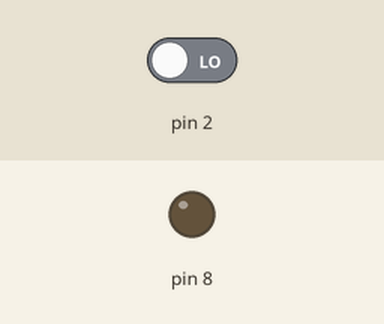
Bench run of a sketch on a simulated Arduino Uno, built with avr-gcc and run on an emulated ATmega328P. Shown: output pins drawn as LEDs (lit = HIGH). The inputs (shaded band) are chosen by the test bench; at power-on: pin 2 LOW. What the sketch prints to the serial monitor is not drawn.

Above: at 4.2 s.
4.3 s: pin 2 driven HIGH
At 5.7 s:
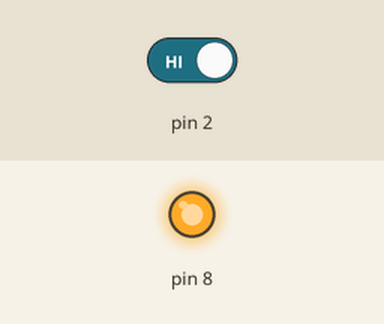
6.3 s: pin 2 driven LOW
At 6.8 s:
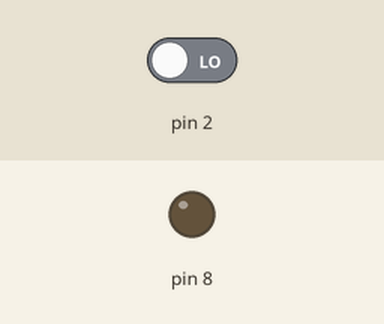
Timing chart, 0 to 9.3 s (numbered marks = the images above; inputs shaded):
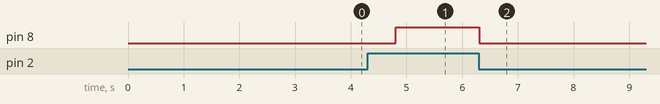

The sketch:

smart_glasses.ino
```cpp
/*
 * smart_glasses.ino
 * ─────────────────
 * Module  : Smart Glasses (Driver Drowsiness Detection)
 * Sensor  : IR Sensor
 * Action  : If eyes stay closed beyond BLINK_THRESHOLD_MS,
 *           trigger buzzer AND send SMS to driver's phone.
 *
 * Updates:
 *   v2 — Added watchdog timer (WDTO_8S)
 *
 * Wiring:
 *   IR Sensor VCC  → 5V
 *   IR Sensor GND  → GND
 *   IR Sensor OUT  → Pin 2  (GLASSES_IR_SENSOR_PIN)
 *   Buzzer +       → Pin 8  (GLASSES_BUZZER_PIN)
 *   GSM TX         → Pin 11 (GLASSES_GSM_RX_PIN)
 *   GSM RX         → Pin 10 (GLASSES_GSM_TX_PIN)
 */

#include <avr/wdt.h>          /* Watchdog timer library — built into Arduino */
#include <SoftwareSerial.h>
#include "../shared/config.h"
#include "../shared/gsm_helper.h"

/* ── GSM Module Setup ─────────────────────────────────────────────────── */
SoftwareSerial gsm(GLASSES_GSM_RX_PIN, GLASSES_GSM_TX_PIN);

/* ── State Variables ──────────────────────────────────────────────────── */
unsigned long eye_closed_start = 0;
bool          eye_was_closed   = false;
bool          alert_sent        = false;
unsigned long last_sms_time     = 0;  /* Timestamp of last SMS sent */
int sensor_baseline = 0;  /* Calibrated baseline reading at startup */
int           drowsy_count      = 0;  /* How many drowsy events so far     */
unsigned long first_drowsy_time = 0;  /* Timestamp of first drowsy event   */

/* ═══════════════════════════════════════════════════════════════════════ */
void setup(void)
{
    /*
     * IMPORTANT: Disable watchdog first thing in setup.
     * Why: If Arduino rebooted BECAUSE of a watchdog timeout,
     * the watchdog stays active after reboot with a very short
     * timeout. Disabling it first prevents a reboot loop.
     */
    wdt_disable();

    pinMode(GLASSES_IR_SENSOR_PIN, INPUT);
    pinMode(GLASSES_BUZZER_PIN,    OUTPUT);
    digitalWrite(GLASSES_BUZZER_PIN, LOW);

    Serial.begin(9600);
    gsm.begin(9600);

    delay(2000);  /* Give GSM module time to boot */
    Serial.println("Smart Glasses: Ready");

    sensor_baseline = calibrate_sensor();
    /* Enable watchdog AFTER setup is complete.
     * WDTO_8S = reset if code freezes for 8 seconds.
     * Set it here, not before delay(2000), otherwise
     * the 2 second boot delay could trigger a reset.
     */
    wdt_enable(WDTO_8S);
}

/* ─────────────────────────────────────────────────────────────────────── */
/*  calibrate_sensor()                                                     */
/*  Takes 50 readings at startup with eyes OPEN and averages them.         */
/*  This becomes the baseline for "eye open" in current light conditions.  */
/* ─────────────────────────────────────────────────────────────────────── */
int calibrate_sensor(void)
{
    int total = 0;

    Serial.println("Calibrating IR sensor — keep eyes open...");

    for (int i = 0; i < CALIBRATION_SAMPLES; i++)
    {
        total += digitalRead(GLASSES_IR_SENSOR_PIN);
        delay(20);
    }

    int baseline = total / CALIBRATION_SAMPLES;

    Serial.print("Calibration done. Baseline: ");
    Serial.println(baseline);

    return baseline;
}

/* ─────────────────────────────────────────────────────────────────────── */
/*  handle_drowsiness_level()                                              */
/*  Escalates response based on how many times driver has been drowsy      */
/*  within the last 10 minutes.                                            */
/* ─────────────────────────────────────────────────────────────────────── */
void handle_drowsiness_level(void)
{
    unsigned long now = millis();

    /* Reset counter if 10 minutes have passed since first drowsy event */
    if (drowsy_count > 0 && (now - first_drowsy_time >= DROWSY_RESET_MS))
    {
        Serial.println("Drowsy counter reset — 10 minutes passed");
        drowsy_count      = 0;
        first_drowsy_time = 0;
    }

    /* Record timestamp of first event in this window */
    if (drowsy_count == 0)
        first_drowsy_time = now;

    drowsy_count++;

    Serial.print("Drowsy event count: ");
    Serial.println(drowsy_count);

    if (drowsy_count == DROWSY_THRESHOLD_1)
    {
        /* First time — buzzer only, no SMS */
        Serial.println("Level 1: Buzzer only");
        digitalWrite(GLASSES_BUZZER_PIN, HIGH);
    }
    else if (drowsy_count == DROWSY_THRESHOLD_2)
    {
        /* Second time — buzzer + SMS */
        Serial.println("Level 2: Buzzer + SMS");
        digitalWrite(GLASSES_BUZZER_PIN, HIGH);

        wdt_disable();
        gsm_send_sms(
            &gsm,
            DRIVER_PHONE_NUMBER,
            "WARNING: Driver drowsy twice in 10 minutes. Please take a break."
        );
        wdt_enable(WDTO_8S);
        last_sms_time = millis();
    }
    else if (drowsy_count >= DROWSY_THRESHOLD_3)
    {
        /* Third time or more — continuous alarm + urgent SMS */
        Serial.println("Level 3: Continuous alarm + urgent SMS");

        unsigned long now2 = millis();
        if (now2 - last_sms_time >= SMS_COOLDOWN_MS)
        {
            wdt_disable();
            gsm_send_sms(
                &gsm,
                DRIVER_PHONE_NUMBER,
                "URGENT: Driver critically drowsy! Pull over immediately."
            );
            wdt_enable(WDTO_8S);
            last_sms_time = millis();
        }

        /* Continuous beeping pattern for level 3 */
        for (int i = 0; i < 5; i++)
        {
            wdt_reset();
            digitalWrite(GLASSES_BUZZER_PIN, HIGH);
            delay(100);
            digitalWrite(GLASSES_BUZZER_PIN, LOW);
            delay(100);
        }
    }
}

/* ═══════════════════════════════════════════════════════════════════════ */
void loop(void)
{
    /*
     * Pat the watchdog at the TOP of every loop.
     * This tells it: "I'm alive, reset the countdown."
     * If this line stops being reached, Arduino reboots in 8s.
     */
    wdt_reset();

    int  sensor_value  = digitalRead(GLASSES_IR_SENSOR_PIN);
    /*
    * If baseline is 0, light conditions favor HIGH = closed detection.
    * If baseline is 1, light conditions are inverted — flip the logic.
    */
    bool eye_is_closed = (sensor_baseline == 0)
                        ? (sensor_value == HIGH)
                        : (sensor_value == LOW);

    if (eye_is_closed)
    {
        if (!eye_was_closed)
        {
            eye_closed_start = millis();
            eye_was_closed   = true;
            alert_sent       = false;
            Serial.println("Eye closed — timer started");
        }
        else
        {
            unsigned long closed_duration = millis() - eye_closed_start;

            unsigned long now = millis();

            if (closed_duration >= BLINK_THRESHOLD_MS && !alert_sent)
            {
                handle_drowsiness_level();
                alert_sent = true;
            }
        }
    }
    else
    {
        if (eye_was_closed)
        {
            Serial.println("Eye opened — timer reset");
        }

        eye_was_closed = false;
        alert_sent     = false;
        digitalWrite(GLASSES_BUZZER_PIN, LOW);
    }

    delay(50);
}

/* ─────────────────────────────────────────────────────────────────────── */
void trigger_drowsiness_alert(void)
{
    Serial.println("ALERT: Driver drowsy! Triggering alarm and SMS.");

    digitalWrite(GLASSES_BUZZER_PIN, HIGH);

    /*
     * IMPORTANT: Disable watchdog before gsm_send_sms().
     * Why: Sending an SMS takes ~5 seconds due to AT command delays.
     * That's longer than our 8s timeout — risky on slower networks.
     * We disable it, send the SMS, then re-enable immediately after.
     */
    wdt_disable();
    gsm_send_sms(
        &gsm,
        DRIVER_PHONE_NUMBER,
        "ALERT: Driver drowsiness detected! Please pull over safely."
    );
    wdt_enable(WDTO_8S);
}
```

Measured:
- after the input at 4.3 s, pin 8: LOW → HIGH after 0.50 s
- after the input at 6.3 s, pin 8: HIGH → LOW at once
